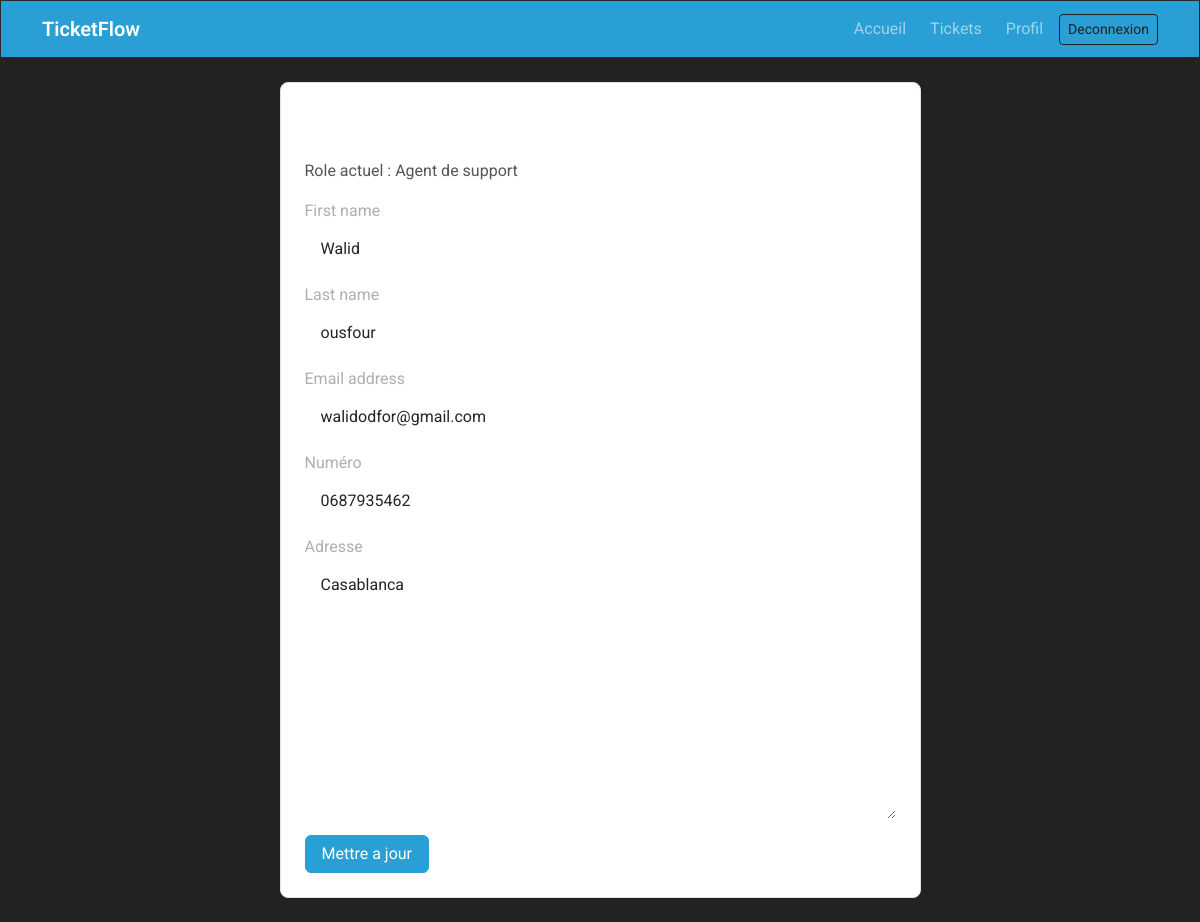
The page /users/profil/ (signed in) on the database its author committed.
### users/models.py (models this page shows, shortened)
class CustomUser(AbstractUser):
    class Role(models.TextChoices):
        ADMIN = 'admin', 'Administrateur'
        AGENT = 'agent', 'Agent de support'
        CLIENT = 'client', 'Client'
    phone = models.CharField(max_length=20, blank=True, verbose_name='Numéro')
    address = models.TextField(blank=True, verbose_name='Adresse')
    role = models.CharField(max_length=20, choices=Role.choices, default=Role.CLIENT, verbose_name='Role')
    groups = models.ManyToManyField(
        Group,
        related_name='customuser_groups',
        related_query_name='user',
        blank=True,
        verbose_name='groups',
        help_text='The groups this user belongs to.',
    )
    user_permissions = models.ManyToManyField(
        Permission,
        related_name='customuser_permissions',
        related_query_name='user',
        blank=True,
        verbose_name='user permissions',
        help_text='Specific permissions for this user.',
    )
    class Meta:
        verbose_name = 'Utilisateur'
        verbose_name_plural = 'Utilisateurs'
    @property
    def is_support_admin(self):
        return self.is_superuser or self.role == self.Role.ADMIN
    @property
    def is_support_agent(self):
        return self.is_staff or self.role in {self.Role.ADMIN, self.Role.AGENT}

### users/views.py (the view)
# urls.py: path('profil/', views.profile, name='profile'),
@login_required
def profile(request):
    if request.method == 'POST':
        form = ProfileForm(request.POST, instance=request.user)
        if form.is_valid():
            form.save()
            messages.success(request, 'Profil mis a jour.')
            return redirect('users:profile')
    else:
        form = ProfileForm(instance=request.user)
    return render(request, 'users/profile.html', {'form': form})

### users/forms.py
class ProfileForm(forms.ModelForm):
    class Meta:
        model = CustomUser
        fields = ('first_name', 'last_name', 'email', 'phone', 'address')
    def __init__(self, *args, **kwargs):
        super().__init__(*args, **kwargs)
        _bootstrap_fields(self)

### users/forms.py (called while the page is built)
def _bootstrap_fields(form):
    for field in form.fields.values():
        field.widget.attrs['class'] = 'form-control'

### users/templates/users/profile.html (shortened to what this page needs)
{% extends 'base/base.html' %}
{% block content %}
<div class="row justify-content-center">
    <div class="col-lg-7">
        <div class="bg-white border rounded-3 p-4">
            <h1 class="h3 mb-1">Profil</h1>
            <p class="text-secondary">Role actuel : {{ user.get_role_display }}</p>
            <form method="post">
                {% for field in form %}
                    <div class="mb-3">
                        <label class="form-label" for="{{ field.id_for_label }}">{{ field.label }}</label>
                        {{ field }}
                    </div>
                {% endfor %}
                <button class="btn btn-primary" type="submit">Mettre a jour</button>
            </form>
        </div>
    </div>
</div>
{% endblock %}

### rows shown on the page
CustomUser: role "Agent de support", form "Walid" "ousfour" "walidodfor@gmail.com" "0687935462" "Casablanca"

### other values the page prints
{{ field.label }} "First name" "Last name" "Email address" "Numéro" "Adresse"
